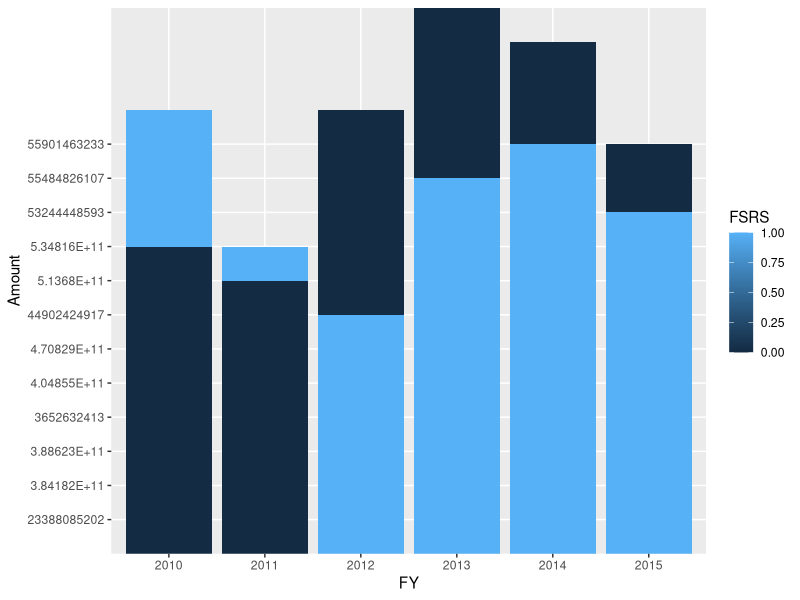

Reproduce this figure in R.
# FSRS reporting

library(tidyverse)
library(magrittr)
options(scipen = 999)

comp_data <- read_csv("Data/Contract_FSRSinFPDShistory.csv")

comp_data %<>% 
  filter(NumberOfContracts != "NULL" & fiscal_year >= 2010) %>%
  filter(fiscal_year != "NULL") %>%
  select(
    FY = fiscal_year,
    Amount = PrimeObligatedAmount, 
    Contracts = NumberOfContracts,
    FSRS = IsInFSRS)

p <- ggplot(data = comp_data, aes(x = FY, y = Amount, fill = FSRS)) +
  geom_bar(stat = 'identity', position = 'stack')

p
